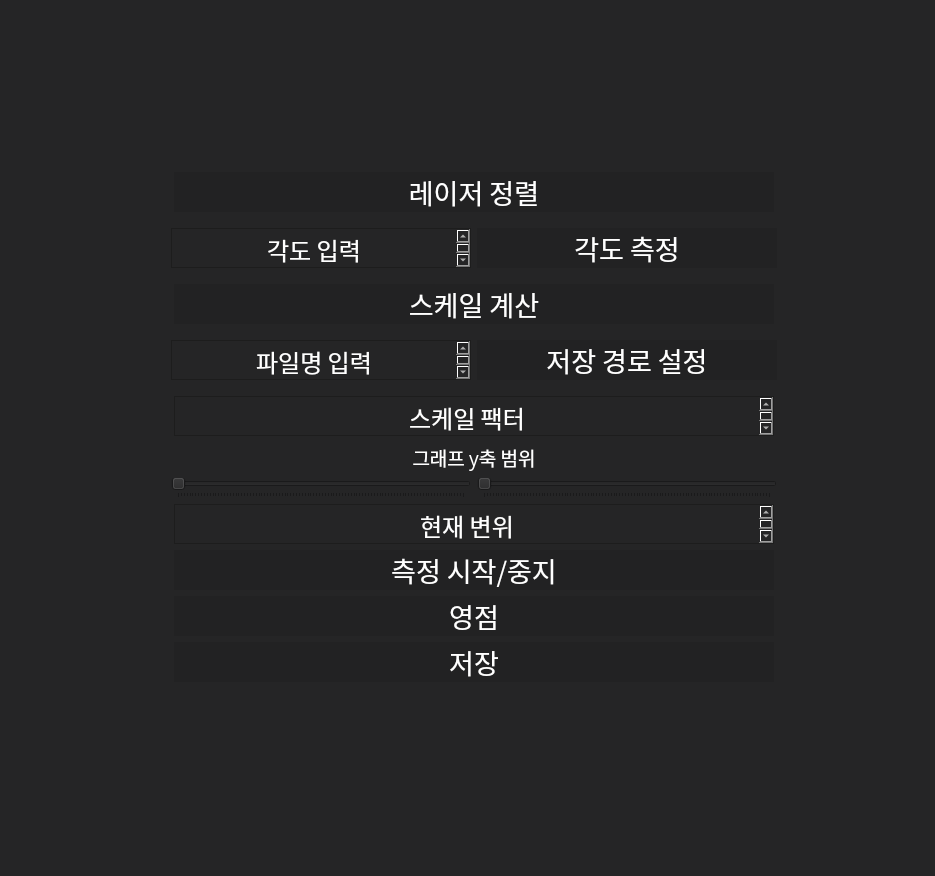
<?xml version="1.0" encoding="UTF-8"?>
<ui version="4.0">
 <class>MainWindow</class>
 <widget class="QMainWindow" name="MainWindow">
  <property name="geometry">
   <rect>
    <x>0</x>
    <y>0</y>
    <width>935</width>
    <height>876</height>
   </rect>
  </property>
  <property name="windowTitle">
   <string>MainWindow</string>
  </property>
  <property name="styleSheet">
   <string notr="true">QWidget {
background-color: rgb(37, 37, 38);
color: rgb(255, 255, 255);
}
QWidget .QPushButton {
border:0px;
background-color: rgb(34, 34, 35);
}
QWidget .QPushButton:hover {
border:0px;
background-color: rgb(0, 122, 204);
}

QLineEdit {
border:1px solid rgb(67, 67, 70);
background-color: rgb(51, 51, 55);
color: rgb(255, 255, 255);
}
QLineEdit:disabled {
border:1px solid rgb(67, 67, 70);
background-color: rgb(45, 45, 48);
color: rgb(255, 255, 255);
}

QWidget .QFrame {
background-color: rgb(45, 45, 48);
color: rgb(255, 255, 255);
}
QFrame .QPushButton {
border:1px solid rgb(83, 83, 85);
background-color: rgb(63, 63, 70);
color: rgb(255, 255, 255);
}
QFrame .QPushButton:disabled {
border: 1px solid rgb(61, 61, 67);
background-color: rgb(45, 45, 48);
}
QFrame .QPushButton:hover {
background-color: rgb(63, 63, 70);
border: 1px solid rgb(5, 111, 182);
}</string>
  </property>
  <widget class="QWidget" name="centralwidget">
   <layout class="QGridLayout" name="gridLayout_2">
    <item row="0" column="0">
     <layout class="QVBoxLayout" name="verticalLayout">
      <property name="sizeConstraint">
       <enum>QLayout::SetDefaultConstraint</enum>
      </property>
      <item>
       <layout class="QHBoxLayout" name="horizontalLayout">
        <item>
         <layout class="QVBoxLayout" name="verticalLayout_2">
          <item alignment="Qt::AlignHCenter|Qt::AlignVCenter">
           <widget class="QLabel" name="label">
            <property name="text">
             <string/>
            </property>
           </widget>
          </item>
          <item>
           <layout class="QHBoxLayout" name="hbox"/>
          </item>
         </layout>
        </item>
        <item>
         <layout class="QGridLayout" name="gridLayout">
          <item row="17" column="0" alignment="Qt::AlignHCenter">
           <widget class="QPushButton" name="zeroset">
            <property name="minimumSize">
             <size>
              <width>600</width>
              <height>40</height>
             </size>
            </property>
            <property name="maximumSize">
             <size>
              <width>600</width>
              <height>40</height>
             </size>
            </property>
            <property name="font">
             <font>
              <family>KoPub돋움체 Medium</family>
              <pointsize>20</pointsize>
             </font>
            </property>
            <property name="text">
             <string>영점</string>
            </property>
           </widget>
          </item>
          <item row="7" column="0" alignment="Qt::AlignHCenter">
           <widget class="QPushButton" name="btn_scale">
            <property name="minimumSize">
             <size>
              <width>600</width>
              <height>40</height>
             </size>
            </property>
            <property name="maximumSize">
             <size>
              <width>600</width>
              <height>40</height>
             </size>
            </property>
            <property name="font">
             <font>
              <family>KoPub돋움체 Medium</family>
              <pointsize>20</pointsize>
             </font>
            </property>
            <property name="text">
             <string>스케일 계산</string>
            </property>
           </widget>
          </item>
          <item row="9" column="0" alignment="Qt::AlignHCenter">
           <widget class="QTextEdit" name="scale_txt">
            <property name="minimumSize">
             <size>
              <width>600</width>
              <height>40</height>
             </size>
            </property>
            <property name="maximumSize">
             <size>
              <width>600</width>
              <height>40</height>
             </size>
            </property>
            <property name="font">
             <font>
              <family>KoPub돋움체 Medium</family>
              <pointsize>20</pointsize>
             </font>
            </property>
            <property name="html">
             <string>&lt;!DOCTYPE HTML PUBLIC &quot;-//W3C//DTD HTML 4.0//EN&quot; &quot;http://www.w3.org/TR/REC-html40/strict.dtd&quot;&gt;
&lt;html&gt;&lt;head&gt;&lt;meta name=&quot;qrichtext&quot; content=&quot;1&quot; /&gt;&lt;style type=&quot;text/css&quot;&gt;
p, li { white-space: pre-wrap; }
&lt;/style&gt;&lt;/head&gt;&lt;body style=&quot; font-family:'KoPub돋움체 Medium'; font-size:20pt; font-weight:400; font-style:normal;&quot;&gt;
&lt;p align=&quot;center&quot; style=&quot; margin-top:0px; margin-bottom:0px; margin-left:0px; margin-right:0px; -qt-block-indent:0; text-indent:0px;&quot;&gt;&lt;span style=&quot; font-size:18pt;&quot;&gt;스케일 팩터&lt;/span&gt;&lt;/p&gt;&lt;/body&gt;&lt;/html&gt;</string>
            </property>
           </widget>
          </item>
          <item row="8" column="0">
           <layout class="QHBoxLayout" name="horizontalLayout_2">
            <property name="spacing">
             <number>6</number>
            </property>
            <property name="topMargin">
             <number>10</number>
            </property>
            <property name="bottomMargin">
             <number>10</number>
            </property>
            <item>
             <widget class="QTextEdit" name="filename">
              <property name="maximumSize">
               <size>
                <width>300</width>
                <height>40</height>
               </size>
              </property>
              <property name="font">
               <font>
                <family>KoPub돋움체 Medium</family>
                <pointsize>20</pointsize>
               </font>
              </property>
              <property name="html">
               <string>&lt;!DOCTYPE HTML PUBLIC &quot;-//W3C//DTD HTML 4.0//EN&quot; &quot;http://www.w3.org/TR/REC-html40/strict.dtd&quot;&gt;
&lt;html&gt;&lt;head&gt;&lt;meta name=&quot;qrichtext&quot; content=&quot;1&quot; /&gt;&lt;style type=&quot;text/css&quot;&gt;
p, li { white-space: pre-wrap; }
&lt;/style&gt;&lt;/head&gt;&lt;body style=&quot; font-family:'KoPub돋움체 Medium'; font-size:20pt; font-weight:400; font-style:normal;&quot;&gt;
&lt;p align=&quot;center&quot; style=&quot; margin-top:0px; margin-bottom:0px; margin-left:0px; margin-right:0px; -qt-block-indent:0; text-indent:0px; line-height:30px;&quot;&gt;&lt;span style=&quot; font-size:18pt;&quot;&gt;파일명 입력&lt;/span&gt;&lt;/p&gt;&lt;/body&gt;&lt;/html&gt;</string>
              </property>
             </widget>
            </item>
            <item>
             <widget class="QPushButton" name="btn_file">
              <property name="maximumSize">
               <size>
                <width>300</width>
                <height>40</height>
               </size>
              </property>
              <property name="font">
               <font>
                <family>KoPub돋움체 Medium</family>
                <pointsize>20</pointsize>
               </font>
              </property>
              <property name="text">
               <string>저장 경로 설정</string>
              </property>
             </widget>
            </item>
           </layout>
          </item>
          <item row="15" column="0" alignment="Qt::AlignHCenter">
           <widget class="QTextEdit" name="disp_max">
            <property name="minimumSize">
             <size>
              <width>600</width>
              <height>40</height>
             </size>
            </property>
            <property name="maximumSize">
             <size>
              <width>600</width>
              <height>40</height>
             </size>
            </property>
            <property name="font">
             <font>
              <family>KoPub돋움체 Medium</family>
              <pointsize>18</pointsize>
             </font>
            </property>
            <property name="contextMenuPolicy">
             <enum>Qt::DefaultContextMenu</enum>
            </property>
            <property name="html">
             <string>&lt;!DOCTYPE HTML PUBLIC &quot;-//W3C//DTD HTML 4.0//EN&quot; &quot;http://www.w3.org/TR/REC-html40/strict.dtd&quot;&gt;
&lt;html&gt;&lt;head&gt;&lt;meta name=&quot;qrichtext&quot; content=&quot;1&quot; /&gt;&lt;style type=&quot;text/css&quot;&gt;
p, li { white-space: pre-wrap; }
&lt;/style&gt;&lt;/head&gt;&lt;body style=&quot; font-family:'KoPub돋움체 Medium'; font-size:18pt; font-weight:400; font-style:normal;&quot;&gt;
&lt;p align=&quot;center&quot; style=&quot; margin-top:0px; margin-bottom:0px; margin-left:0px; margin-right:0px; -qt-block-indent:0; text-indent:0px;&quot;&gt;현재 변위&lt;/p&gt;&lt;/body&gt;&lt;/html&gt;</string>
            </property>
           </widget>
          </item>
          <item row="16" column="0" alignment="Qt::AlignHCenter">
           <widget class="QPushButton" name="btn_measure">
            <property name="minimumSize">
             <size>
              <width>600</width>
              <height>40</height>
             </size>
            </property>
            <property name="maximumSize">
             <size>
              <width>600</width>
              <height>40</height>
             </size>
            </property>
            <property name="font">
             <font>
              <family>KoPub돋움체 Medium</family>
              <pointsize>20</pointsize>
             </font>
            </property>
            <property name="text">
             <string>측정 시작/중지</string>
            </property>
           </widget>
          </item>
          <item row="18" column="0" alignment="Qt::AlignHCenter">
           <widget class="QPushButton" name="btn_save">
            <property name="minimumSize">
             <size>
              <width>600</width>
              <height>40</height>
             </size>
            </property>
            <property name="maximumSize">
             <size>
              <width>600</width>
              <height>40</height>
             </size>
            </property>
            <property name="font">
             <font>
              <family>KoPub돋움체 Medium</family>
              <pointsize>20</pointsize>
             </font>
            </property>
            <property name="text">
             <string>저장</string>
            </property>
           </widget>
          </item>
          <item row="13" column="0">
           <layout class="QHBoxLayout" name="horizontalLayout_4">
            <item>
             <widget class="QSlider" name="dispRange0">
              <property name="maximumSize">
               <size>
                <width>300</width>
                <height>16777215</height>
               </size>
              </property>
              <property name="orientation">
               <enum>Qt::Horizontal</enum>
              </property>
              <property name="tickPosition">
               <enum>QSlider::TicksBelow</enum>
              </property>
              <property name="tickInterval">
               <number>1</number>
              </property>
             </widget>
            </item>
            <item>
             <widget class="QSlider" name="dispRange1">
              <property name="enabled">
               <bool>true</bool>
              </property>
              <property name="maximumSize">
               <size>
                <width>300</width>
                <height>16777215</height>
               </size>
              </property>
              <property name="orientation">
               <enum>Qt::Horizontal</enum>
              </property>
              <property name="tickPosition">
               <enum>QSlider::TicksBelow</enum>
              </property>
              <property name="tickInterval">
               <number>1</number>
              </property>
             </widget>
            </item>
           </layout>
          </item>
          <item row="0" column="0" alignment="Qt::AlignHCenter">
           <widget class="QPushButton" name="btn_align">
            <property name="minimumSize">
             <size>
              <width>600</width>
              <height>40</height>
             </size>
            </property>
            <property name="maximumSize">
             <size>
              <width>600</width>
              <height>40</height>
             </size>
            </property>
            <property name="font">
             <font>
              <family>KoPub돋움체 Medium</family>
              <pointsize>20</pointsize>
             </font>
            </property>
            <property name="text">
             <string>레이저 정렬</string>
            </property>
           </widget>
          </item>
          <item row="1" column="0">
           <layout class="QHBoxLayout" name="horizontalLayout_3">
            <property name="topMargin">
             <number>10</number>
            </property>
            <property name="bottomMargin">
             <number>10</number>
            </property>
            <item>
             <widget class="QTextEdit" name="textEdit">
              <property name="minimumSize">
               <size>
                <width>300</width>
                <height>40</height>
               </size>
              </property>
              <property name="maximumSize">
               <size>
                <width>300</width>
                <height>40</height>
               </size>
              </property>
              <property name="font">
               <font>
                <family>KoPub돋움체 Medium</family>
                <pointsize>18</pointsize>
               </font>
              </property>
              <property name="html">
               <string>&lt;!DOCTYPE HTML PUBLIC &quot;-//W3C//DTD HTML 4.0//EN&quot; &quot;http://www.w3.org/TR/REC-html40/strict.dtd&quot;&gt;
&lt;html&gt;&lt;head&gt;&lt;meta name=&quot;qrichtext&quot; content=&quot;1&quot; /&gt;&lt;style type=&quot;text/css&quot;&gt;
p, li { white-space: pre-wrap; }
&lt;/style&gt;&lt;/head&gt;&lt;body style=&quot; font-family:'KoPub돋움체 Medium'; font-size:18pt; font-weight:400; font-style:normal;&quot;&gt;
&lt;p align=&quot;center&quot; style=&quot; margin-top:0px; margin-bottom:0px; margin-left:0px; margin-right:0px; -qt-block-indent:0; text-indent:0px; line-height:30px;&quot;&gt;각도 입력&lt;/p&gt;&lt;/body&gt;&lt;/html&gt;</string>
              </property>
             </widget>
            </item>
            <item>
             <widget class="QPushButton" name="btn_ang">
              <property name="minimumSize">
               <size>
                <width>300</width>
                <height>40</height>
               </size>
              </property>
              <property name="maximumSize">
               <size>
                <width>300</width>
                <height>40</height>
               </size>
              </property>
              <property name="font">
               <font>
                <family>KoPub돋움체 Medium</family>
                <pointsize>20</pointsize>
               </font>
              </property>
              <property name="text">
               <string>각도 측정</string>
              </property>
             </widget>
            </item>
           </layout>
          </item>
          <item row="12" column="0">
           <layout class="QHBoxLayout" name="horizontalLayout_5">
            <item>
             <widget class="QLabel" name="label_2">
              <property name="minimumSize">
               <size>
                <width>400</width>
                <height>30</height>
               </size>
              </property>
              <property name="maximumSize">
               <size>
                <width>400</width>
                <height>30</height>
               </size>
              </property>
              <property name="font">
               <font>
                <family>KoPub돋움체 Medium</family>
                <pointsize>14</pointsize>
               </font>
              </property>
              <property name="frameShadow">
               <enum>QFrame::Plain</enum>
              </property>
              <property name="lineWidth">
               <number>1</number>
              </property>
              <property name="text">
               <string>그래프 y축 범위</string>
              </property>
              <property name="alignment">
               <set>Qt::AlignCenter</set>
              </property>
             </widget>
            </item>
           </layout>
          </item>
         </layout>
        </item>
       </layout>
      </item>
     </layout>
    </item>
   </layout>
  </widget>
  <widget class="QMenuBar" name="menubar">
   <property name="geometry">
    <rect>
     <x>0</x>
     <y>0</y>
     <width>935</width>
     <height>21</height>
    </rect>
   </property>
  </widget>
  <widget class="QStatusBar" name="statusbar"/>
 </widget>
 <resources/>
 <connections/>
</ui>
